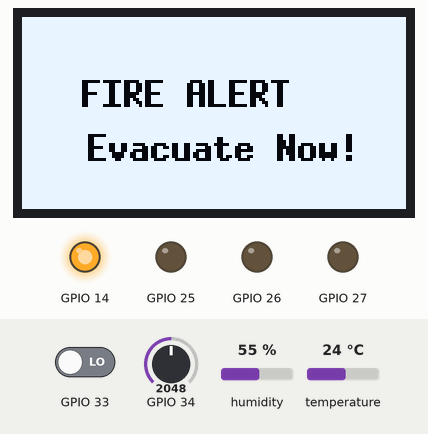
This program was run on a simulated ESP32. On the bench: 128×64 one-colour display, output pins drawn as LEDs (lit = HIGH). The test bench sets the inputs (shaded band); at power-on: GPIO 33 LOW, humidity 55 %, GPIO 34 = 2048, temperature 24 °C. WiFi joins after 1.5 s; servers stay silent unless stated; the local clock reads 2024-03-15 10:24:30 at power-on unless the program sets it; no MQTT or app messages arrive unless stated; what the program prints to the serial monitor is not drawn.

Above: at 5.0 s.
5.1 s: GPIO 33 driven HIGH
At 7.1 s:
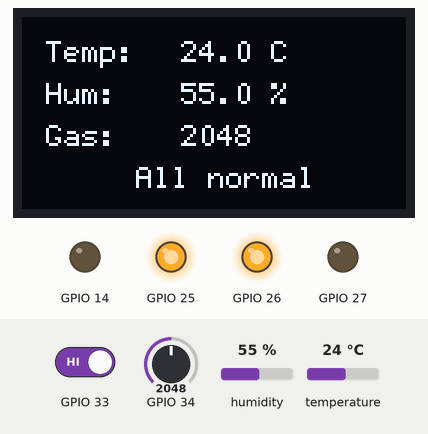
7.5 s: humidity set to 22 %
At 11.0 s:
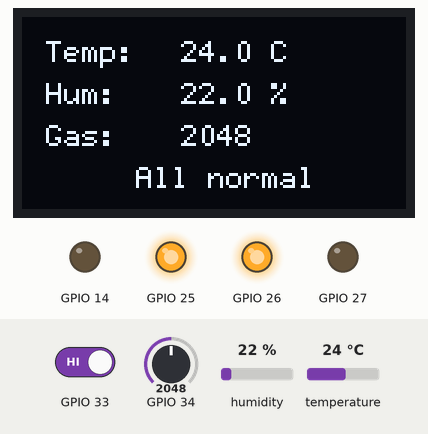
11.8 s: GPIO 34 set to 2415
At 12.7 s:
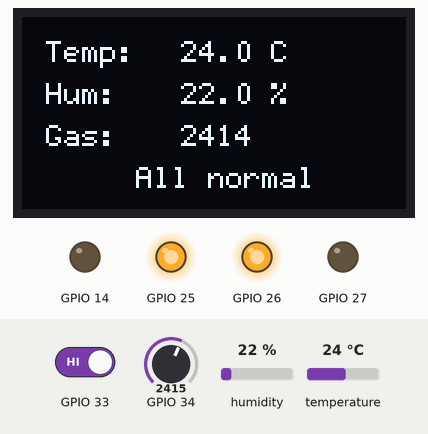
13.9 s: GPIO 34 set to 2478
At 14.65 s:
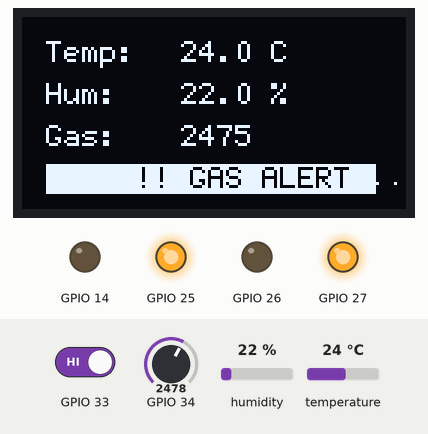
16.3 s: temperature set to 12 °C
At 18.59 s:
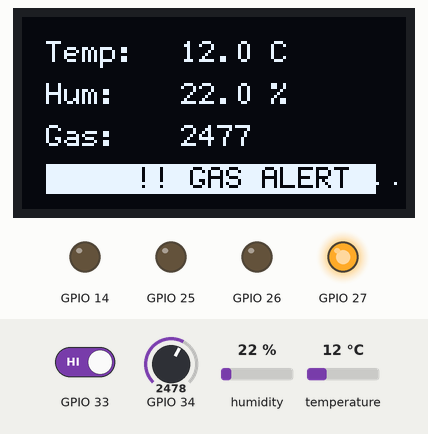
19.9 s: GPIO 33 driven LOW
At 21.1 s:
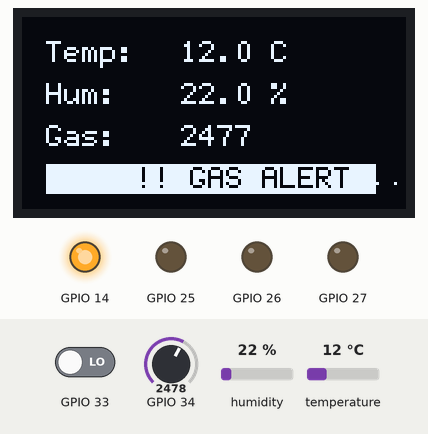
Timing chart, 0 to 22.9 s (numbered marks = the images above; inputs shaded):
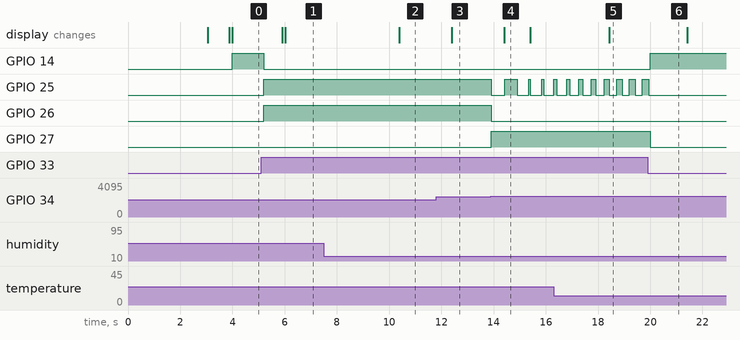

Measured:
- the behaviour switches between 2447 and 2448 on GPIO 34 (found by bisection; images 3 and 4)
- after the input at 5.1 s, GPIO 14: HIGH → LOW after 0.10 s; GPIO 25, GPIO 26: LOW → HIGH after 0.10 s; the display: first changes after 0.81 s (image 1 shows a later state)
- after the input at 7.5 s, the display: changes after 2.9 s (image 2)
- after the input at 11.8 s, the display: changes after 0.60 s (image 3)
- after the input at 13.9 s, GPIO 25: goes LOW 0.51 s, HIGH 0.49 s, LOW 0.44 s, HIGH 0.06 s, LOW 0.43 s, HIGH 0.08 s, then LOW, starting at once; GPIO 26: HIGH → LOW at once; GPIO 27: LOW → HIGH at once; the display: changes after 0.51 s (image 4)
- after the input at 16.3 s, the display: changes after 2.1 s (image 5)
- after the input at 19.9 s, GPIO 14: LOW → HIGH after 0.11 s; GPIO 25: goes on until 19.9 s, then stays LOW; GPIO 27: HIGH → LOW after 0.11 s

The program:

main.cpp
```cpp
#include <Arduino.h>
#include "sensors/DHT11Sensor.h"
#include "sensors/MQ2Sensor.h"
#include "sensors/FlameSensor.h"
#include "actuators/LEDController.h"
#include "actuators/Buzzer.h"
#include "display/OLEDDisplay.h"
#include "Alerts.h"
#include "aws_mqtt.h"

// ------------------ MODULE KHAI BÁO ------------------
DHT11Sensor dht(4);
MQ2Sensor mq2(34, 400); // analog pin 34, threshold 400
FlameSensor flame(33);
LEDController leds(14, 27, 26); // Red, Yellow, Green
Buzzer buzzer(25);
OLEDDisplay oled;

// ------------------ THỜI GIAN & BIẾN ------------------
static bool lastDangerState = false;       // mới
static unsigned long lastAlertTime = 0;    // mới
const unsigned long ALERT_INTERVAL = 5000; // 5 giây giữa các cảnh báo khi vẫn nguy hiểm
#define DHT_INTERVAL 3000
#define MQ2_INTERVAL 800
#define OLED_INTERVAL 1000
#define DEBUG_INTERVAL 10000

unsigned long lastDHT = 0, lastMQ2 = 0, lastOLED = 0, lastDebug = 0;

float temp = 0, hum = 0;
int gas = 0;
bool flameDetected = false;

// --- smoothing ---
float tempSmooth = 0, humSmooth = 0, gasSmooth = 0;
const float alpha = 0.2; // hệ số lọc trung bình động

// =====================================================
void setup()
{
  Serial.begin(115200);
  Serial.println("Smart Home Monitor Starting...");

  connectAWS();

  dht.begin();
  delay(2000); // chờ DHT11 ổn định 2 giây
  oled.begin();
  flame.begin();
  flame.isStableFlame(); // đọc 1 lần đầu để khởi động trạng thái ổn định
  mq2.begin();

  // --- Cảnh báo ---
  initAlerts(&leds, &buzzer, &mq2, &flame);

  // --- Đọc giá trị ban đầu ---
  temp = dht.readTemperature();
  hum = dht.readHumidity();
  gas = mq2.readAnalog();
  flameDetected = flame.isStableFlame();

  tempSmooth = temp;
  humSmooth = hum;
  gasSmooth = gas;

  oled.updateData(tempSmooth, humSmooth, (int)gasSmooth, mq2.isDanger(), flameDetected);

  Serial.println("System ready.\n");
}

// =====================================================
void loop()
{
  unsigned long now = millis();

  loopAWS();

  mq2.update(); // cập nhật trạng thái MQ2 (non-blocking)


  // --- đọc cảm biến DHT11 ---
  dht.update();
   // đọc lại nếu cần (2s)
  temp = dht.readTemperature();
  hum = dht.readHumidity();

  // --- đọc MQ2 và Flame ---
  if (now - lastMQ2 >= MQ2_INTERVAL)
  {
    gas = mq2.readAnalog();
    flameDetected = flame.isStableFlame(); // lọc nhiễu
    lastMQ2 = now;
  }

  // --- smoothing ---
  tempSmooth = alpha * temp + (1 - alpha) * tempSmooth;
  humSmooth = alpha * hum + (1 - alpha) * humSmooth;
  gasSmooth = alpha * gas + (1 - alpha) * gasSmooth;

  // --- cập nhật OLED mỗi 1 giây ---
  if (now - lastOLED >= OLED_INTERVAL)
  {
    oled.updateData(tempSmooth, humSmooth, (int)gasSmooth, mq2.isDanger(), flameDetected);
    lastOLED = now;
  }

  // --- cập nhật LED & Buzzer ---
  updateAlerts();

  // --- GỬI THÔNG TIN ĐỊNH KỲ HOẶC KHI PHÁT HIỆN NGUY HIỂM ---
  bool dangerNow = mq2.isDanger() || flameDetected; // mới

  if ((dangerNow && !lastDangerState) ||                      // mới phát hiện nguy hiểm
      (dangerNow && now - lastAlertTime >= ALERT_INTERVAL) || // vẫn nguy hiểm → log mỗi 5s
      (!dangerNow && now - lastAlertTime >= DEBUG_INTERVAL))
  {
    if (mq2.isDanger() || flameDetected)
    {
      Serial.println("  ALERT! Danger detected!");
    }

    Serial.print("Temp: ");
    Serial.print(tempSmooth);
    Serial.print(" C | Hum: ");
    Serial.print(humSmooth);
    Serial.print(" % | Gas: ");
    Serial.print(gasSmooth);
    Serial.print(" | Flame: ");
    Serial.println(flameDetected ? "YES" : "NO");

    // **PUBLISH ĐẾN AWS CHỈ KHI ĐÃ ĐƯỢC GIỚI HẠN**
    sendSensorData(tempSmooth, humSmooth, (int)gasSmooth, flameDetected, dangerNow);


    // 🔧 Quan trọng: cập nhật 2 biến trạng thái
    lastAlertTime = now;         // ghi lại thời gian log gần nhất
    lastDangerState = dangerNow; // cập nhật trạng thái nguy hiểm hiện tại

    lastDebug = now; // reset thời gian để không bị spam
  }

  // --- Không delay() để CPU luôn rảnh rỗi ---
}
```

Alerts.cpp
```cpp
#include "Alerts.h"

// Khởi tạo con trỏ toàn cục
LEDController* g_leds = nullptr;
Buzzer* g_buzzer = nullptr;
MQ2Sensor* g_mq2 = nullptr;
FlameSensor* g_flame = nullptr;

// Thời gian debounce Buzzer (ms)
static unsigned long lastBuzzerTime = 0;
const unsigned long BUZZER_MIN_INTERVAL = 500; // Buzzer chỉ kích hoạt ≥ 0.5s/lần

void initAlerts(LEDController* leds, Buzzer* buzzer, MQ2Sensor* mq2, FlameSensor* flame) {
    g_leds = leds;
    g_buzzer = buzzer;
    g_mq2 = mq2;
    g_flame = flame;
}

void updateAlerts() {
    if (!g_leds || !g_buzzer || !g_mq2 || !g_flame) return;

    // Kiểm tra trạng thái nguy hiểm
    bool flame = g_flame->isStableFlame();
    bool gasDanger = g_mq2->isDanger();
    bool danger = flame || gasDanger;

    // Điều khiển Buzzer với debounce
    if (danger) {
        unsigned long now = millis();
        if (now - lastBuzzerTime >= BUZZER_MIN_INTERVAL) {
            g_buzzer->on();
            lastBuzzerTime = now;
        }
    } else {
        g_buzzer->off();
    }

    // ---- Điều khiển LED ----
    if (flame) {
        g_leds->setRed(true);
        g_leds->setYellow(false);
        g_leds->setGreen(false);
        //Serial.println("ALERT: Flame detected!");
    }
    else if (gasDanger) {
        g_leds->setRed(false);
        g_leds->setYellow(true);
        g_leds->setGreen(false);
        //Serial.println("ALERT: Gas level high!");
    }
    else {
        // ✅ Môi trường bình thường → LED xanh sáng ổn định
        g_leds->setRed(false);
        g_leds->setYellow(false);
        g_leds->setGreen(true);
    }
}
```

Alerts.h
```cpp
#ifndef ALERTS_H
#define ALERTS_H

#include "actuators/LEDController.h"
#include "actuators/Buzzer.h"
#include "sensors/MQ2Sensor.h"
#include "sensors/FlameSensor.h"

// Khai báo con trỏ toàn cục
extern LEDController* g_leds;
extern Buzzer* g_buzzer;
extern MQ2Sensor* g_mq2;
extern FlameSensor* g_flame;

// Khởi tạo Alerts với LED, Buzzer, MQ2 và Flame
void initAlerts(LEDController* leds, Buzzer* buzzer, MQ2Sensor* mq2, FlameSensor* flame);

// Cập nhật trạng thái LED & Buzzer theo sensor
void updateAlerts();

#endif
```

Buzzer.cpp
```cpp
// Buzzer.cpp
#include "Buzzer.h"

Buzzer::Buzzer(uint8_t p){
  pin = p;
  pinMode(pin, OUTPUT);
  off();
}

void Buzzer::on(){ digitalWrite(pin, LOW); }
void Buzzer::off(){ digitalWrite(pin, HIGH); }
void Buzzer::blink(bool blinkState){ digitalWrite(pin, blinkState ? LOW : HIGH); }
```

Buzzer.h
```cpp
// Buzzer.h
#ifndef BUZZER_H
#define BUZZER_H
#include <Arduino.h>

class Buzzer {
  public:
    Buzzer(uint8_t pin);

    void on();
    void off();
    void blink(bool blinkState); // nhấp nháy đồng bộ với LED

  private:
    uint8_t pin;
};

#endif
```

LEDController.cpp
```cpp
#include "LEDController.h"

LEDController::LEDController(uint8_t r, uint8_t y, uint8_t g){
  red = r;
  yellow = y;
  green = g;
  pinMode(red, OUTPUT);
  pinMode(yellow, OUTPUT);
  pinMode(green, OUTPUT);
}

void LEDController::setRed(bool state){ digitalWrite(red, state); }
void LEDController::setYellow(bool state){ digitalWrite(yellow, state); }
void LEDController::setGreen(bool state){ digitalWrite(green, state); }
void LEDController::setAll(bool state){
  setRed(state);
  setYellow(state);
  setGreen(state);
}
void LEDController::resetAll(){ setAll(false); }  // ← thêm dòng này

void LEDController::blinkRed(bool blinkState){ digitalWrite(red, blinkState ? HIGH : LOW); }
void LEDController::blinkYellow(bool blinkState){ digitalWrite(yellow, blinkState ? HIGH : LOW); }
```

LEDController.h
```cpp
// LEDController.h
#ifndef LEDCONTROLLER_H
#define LEDCONTROLLER_H
#include <Arduino.h>

class LEDController {
  public:
    LEDController(uint8_t redPin, uint8_t yellowPin, uint8_t greenPin);

    // Bật/tắt LED cố định
    void setRed(bool state);
    void setYellow(bool state);
    void setGreen(bool state);
    void setAll(bool state);
    void resetAll();

    // Nhấp nháy LED theo nhịp (blinkState = true/false)
    void blinkRed(bool blinkState);
    void blinkYellow(bool blinkState);

  private:
    uint8_t red, yellow, green;
};

#endif
```

aws_mqtt.cpp
```cpp
#include "aws_mqtt.h"
#include "aws_config.h"
#include <WiFi.h>
#include <WiFiClientSecure.h>
#include <PubSubClient.h>
#include "time.h"
#include <ArduinoJson.h>

static unsigned long lastPublishTime = 0;
const unsigned long PUBLISH_INTERVAL = 1000; // 1s

// ================== HÀM ĐỒNG BỘ THỜI GIAN ==================
static void syncTimeIfNeeded() {
    time_t now = time(nullptr);
    if (now < 100000) {
        Serial.println("Syncing time with NTP...");
        configTime(7 * 3600, 0, "pool.ntp.org", "time.nist.gov");
        int retry = 0;
        while (time(nullptr) < 100000 && retry < 20) {
            delay(500);
            Serial.print(".");
            retry++;
        }
        Serial.println();
        if (time(nullptr) > 100000)
            Serial.println("✅ Time synced successfully!");
        else
            Serial.println("⚠️ Time sync failed, TLS may not work.");
    }
}
// ------------------ KHAI BÁO TOÀN CỤC ------------------
static WiFiClientSecure net;
static PubSubClient client(net);

static bool awsConnected = false;
static unsigned long lastConnectAttempt = 0;
static const unsigned long CONNECT_RETRY_MS = 500; // retry MQTT nhanh

static bool wifiConnecting = false;

// ------------------ BUFFER DỮ LIỆU ------------------
struct SensorData {
    float temp;
    float hum;
    int gas;
    bool flame;
    bool danger;
};

#define DATA_QUEUE_SIZE 10
static SensorData dataQueue[DATA_QUEUE_SIZE];
static int queueStart = 0;
static int queueEnd = 0;

// ------------------ HÀM XỬ LÝ QUEUE ------------------
bool queuePush(const SensorData& data) {
    int next = (queueEnd + 1) % DATA_QUEUE_SIZE;
    if (next == queueStart) return false; // full
    dataQueue[queueEnd] = data;
    queueEnd = next;
    return true;
}

bool queuePop(SensorData &data) {
    if (queueStart == queueEnd) return false; // empty
    data = dataQueue[queueStart];
    queueStart = (queueStart + 1) % DATA_QUEUE_SIZE;
    return true;
}

// ------------------ CALLBACK NHẬN DỮ LIỆU TỪ AWS ------------------
void mqttCallback(char* topic, byte* payload, unsigned int length) {
    Serial.print("\n[AWS] Message arrived on topic: ");
    Serial.println(topic);

    String message;
    for (unsigned int i = 0; i < length; i++) {
        message += (char)payload[i];
    }
    Serial.print("Payload: ");
    Serial.println(message);

    // TODO: xử lý message nếu muốn điều khiển thiết bị
}

// ------------------ KẾT NỐI AWS ------------------
void connectAWS() {
    // Step 1: Kiểm tra Wi-Fi
if (WiFi.status() != WL_CONNECTED) {
    Serial.print(".");
    WiFi.begin(WIFI_SSID, WIFI_PASSWORD);
    delay(1000);
    return;
}


    // Step 2: MQTT connect
    if (!client.connected() && millis() - lastConnectAttempt >= CONNECT_RETRY_MS) {
        net.stop();  // reset TLS socket để tránh session stale
        syncTimeIfNeeded(); // ✅ đảm bảo đồng bộ thời gian trước khi TLS handshake
        net.setCACert(AWS_CERT_CA);
        net.setCertificate(AWS_CERT_CRT);
        net.setPrivateKey(AWS_CERT_PRIVATE);
        client.setServer(AWS_IOT_ENDPOINT, 8883);
        client.setCallback(mqttCallback);

        String clientId = String(AWS_IOT_CLIENT_ID);
        Serial.print("Connecting to AWS IoT...");
        if (client.connect(clientId.c_str())) {
            awsConnected = true;
            Serial.println(" connected ✅");
            #ifdef AWS_IOT_SUB_TOPIC
            client.subscribe(AWS_IOT_SUB_TOPIC);
            #endif
        } else {
            awsConnected = false;
            Serial.print(" failed, state=");
            Serial.println(client.state());
        }
        lastConnectAttempt = millis();
    }

    // Step 3: Duy trì loop
    if (client.connected()) client.loop();
}


// ------------------ GỬI DỮ LIỆU LÊN AWS (QUEUE) ------------------
void publishQueue() {
    if (!client.connected()) return;

    unsigned long now = millis();
    if (now - lastPublishTime < PUBLISH_INTERVAL) return;

    SensorData data;
    if (!queuePop(data)) return;

    StaticJsonDocument<300> doc;

    doc["deviceId"] = "ESP32_01";
    doc["timestamp"] = time(nullptr);

    //  Dùng số thật, không dùng String()
    doc["temperature"] = data.temp;
    doc["humidity"]    = data.hum;
    doc["gas"]         = data.gas;

    JsonObject alert = doc.createNestedObject("alert");
    alert["flame"]  = data.flame ? 1 : 0;
    alert["danger"] = data.danger ? 1 : 0;

    char payload[300];
    serializeJson(doc, payload);

    if (client.publish(AWS_IOT_PUBLISH_TOPIC, payload)) {
        Serial.println("[AWS] Published:");
        Serial.println(payload);
    } else {
        Serial.println("[AWS] Publish failed → retry later");
        queuePush(data);
    }

    lastPublishTime = now;
}


// ------------------ HÀM CHÍNH GỌI TRONG LOOP ------------------
void loopAWS() {
    connectAWS();
    publishQueue();
}

// ------------------ GỬI DỮ LIỆU MỚI VÀO QUEUE ------------------

void sendSensorData(float temp, float hum, int gas, bool flame, bool danger) {
    SensorData data = {temp, hum, gas, flame, danger};
    if (!queuePush(data)) {
        Serial.println("Queue full, dropping data!");
    }
}
```

aws_mqtt.h
```cpp
#ifndef AWS_MQTT_H
#define AWS_MQTT_H

#include <Arduino.h>

void connectAWS(); // non-blocking connect attempt (returns quickly or handles internal reconnect)
void loopAWS();    // must be called frequently from loop()
void sendSensorData(float temp, float hum, int gas, bool flame, bool danger);

#endif
```

OLEDDisplay.cpp
```cpp
#include "OLEDDisplay.h"

OLEDDisplay::OLEDDisplay()
    : display(U8G2_R0, U8X8_PIN_NONE),
      lastTemp(-100), lastHum(-1), lastGas(-1), lastGasDanger(false), lastFireDanger(false) {}

void OLEDDisplay::begin() {
    display.begin();
    display.setFont(u8g2_font_6x12_tf);
    display.clearBuffer();

    display.drawStr(20, 10, "Smart Home Monitor");
    display.sendBuffer();
    delay(800);
    display.clearBuffer();
}

void OLEDDisplay::updateData(float temp, float hum, int gas, bool gasDanger, bool fireDanger) {
    // Nếu đang từ cháy -> hết cháy => reset lại toàn bộ trạng thái OLED
    if (lastFireDanger && !fireDanger) {
        display.setDrawColor(1);      // reset chế độ vẽ về bình thường
        display.clearDisplay();       // xóa thật toàn bộ (không chỉ buffer)
        display.clearBuffer();
        display.sendBuffer();
        delay(50); // cho màn hình refresh ổn định một chút
    }

    display.setDrawColor(1); // đảm bảo luôn vẽ ở chế độ bình thường
    display.clearBuffer();


    // 🔥 Ưu tiên hiển thị cảnh báo cháy
    if (fireDanger) {
        display.setFont(u8g2_font_7x13B_tf);  // font đậm
        display.setDrawColor(1);
        display.drawBox(0, 0, 128, 64);      // toàn màn hình sáng
        display.setDrawColor(0);
        display.setCursor(20, 30);
        display.print("FIRE ALERT");
        display.setCursor(22, 48);
        display.print("Evacuate Now!");
        display.sendBuffer();
        lastFireDanger = fireDanger;
        return;  // Không hiển thị gì khác
    }

    // Nếu không có cháy, hiển thị bình thường
    display.setFont(u8g2_font_6x12_tf);

    int startX = 8;
    int startY = 15;

    display.drawStr(startX, startY, "Temp:");
    display.setCursor(startX + 45, startY);
    display.printf("%.1f C", temp);

    display.drawStr(startX, startY + 14, "Hum:");
    display.setCursor(startX + 45, startY + 14);
    display.printf("%.1f %%", hum);

    display.drawStr(startX, startY + 28, "Gas:");
    display.setCursor(startX + 45, startY + 28);
    display.printf("%d", gas);

    if (gasDanger) {
        display.setDrawColor(1);
        display.drawBox(8, startY + 34, 110, 10);
        display.setDrawColor(0);
        display.setCursor(38, startY + 42);
        display.print("!! GAS ALERT !!");
        display.setDrawColor(1);
    } else {
        display.setCursor(38, startY + 42);
        display.print("All normal");
    }

    display.sendBuffer();

    // Lưu lại trạng thái cũ
    lastTemp = temp;
    lastHum = hum;
    lastGas = gas;
    lastGasDanger = gasDanger;
    lastFireDanger = fireDanger;
}
```

OLEDDisplay.h
```cpp
#ifndef OLEDDISPLAY_H
#define OLEDDISPLAY_H

#include <U8g2lib.h>

class OLEDDisplay {
public:
    OLEDDisplay();
    void begin();
    void updateData(float temp, float hum, int gas, bool gasDanger, bool fireDanger);

private:
    U8G2_SSD1306_128X64_NONAME_F_HW_I2C display;

    float lastTemp;
    float lastHum;
    int lastGas;
    bool lastGasDanger;
    bool lastFireDanger;
};

#endif
```

DHT11Sensor.cpp
```cpp
#include "DHT11Sensor.h"

DHT11Sensor::DHT11Sensor(uint8_t pin) : dht(pin, DHT11), lastReadTime(0), cachedTemp(0), cachedHum(0) {}

void DHT11Sensor::begin() { dht.begin(); }

void DHT11Sensor::update() {
  unsigned long now = millis();
  if (now - lastReadTime >= 2000) { // DHT11 cần tối thiểu 2s giữa hai lần đọc
    float t = dht.readTemperature();
    float h = dht.readHumidity();
    if (!isnan(t) && !isnan(h)) {
      cachedTemp = t;
      cachedHum = h;
    }
    lastReadTime = now;
  }
}

float DHT11Sensor::readTemperature() { return cachedTemp; }
float DHT11Sensor::readHumidity() { return cachedHum; }
```

DHT11Sensor.h
```cpp
#ifndef DHT11SENSOR_H
#define DHT11SENSOR_H

#include <DHT.h>

class DHT11Sensor {
  public:
    DHT11Sensor(uint8_t pin);
    void begin();
    void update();
    float readTemperature();
    float readHumidity();
  private:
    DHT dht;
    unsigned long lastReadTime;
    float cachedTemp;
    float cachedHum;
};

#endif
```

FlameSensor.cpp
```cpp
#include "FlameSensor.h"

FlameSensor::FlameSensor(uint8_t p) : pin(p) {}

void FlameSensor::begin() {
  pinMode(pin, INPUT);
}

bool FlameSensor::isStableFlame(unsigned long debounceDelay) {
  bool reading = (digitalRead(pin) == LOW);  // LOW = có lửa

  // Nếu giá trị đọc khác lần trước, reset bộ đếm thời gian
  if (reading != lastReading) {
    lastChangeTime = millis();
    lastReading = reading;
  }

  // Nếu tín hiệu giữ nguyên > debounceDelay => xác nhận là ổn định
  if (millis() - lastChangeTime > debounceDelay) {
    stableState = reading;
  }

  return stableState;
}
```

FlameSensor.h
```cpp
#ifndef FLAMESENSOR_H
#define FLAMESENSOR_H

#include <Arduino.h>

class FlameSensor {
  public:
    FlameSensor(uint8_t pin);
    void begin();
    bool isStableFlame(unsigned long debounceDelay = 100); // chống nhiễu 100ms mặc định

  private:
    uint8_t pin;
    bool lastReading = false;
    bool stableState = false;
    unsigned long lastChangeTime = 0;
};

#endif
```

Source omitted: MQ2Sensor.cpp (1816 bytes), MQ2Sensor.h (1319 bytes), aws_config.h (4810 bytes)
